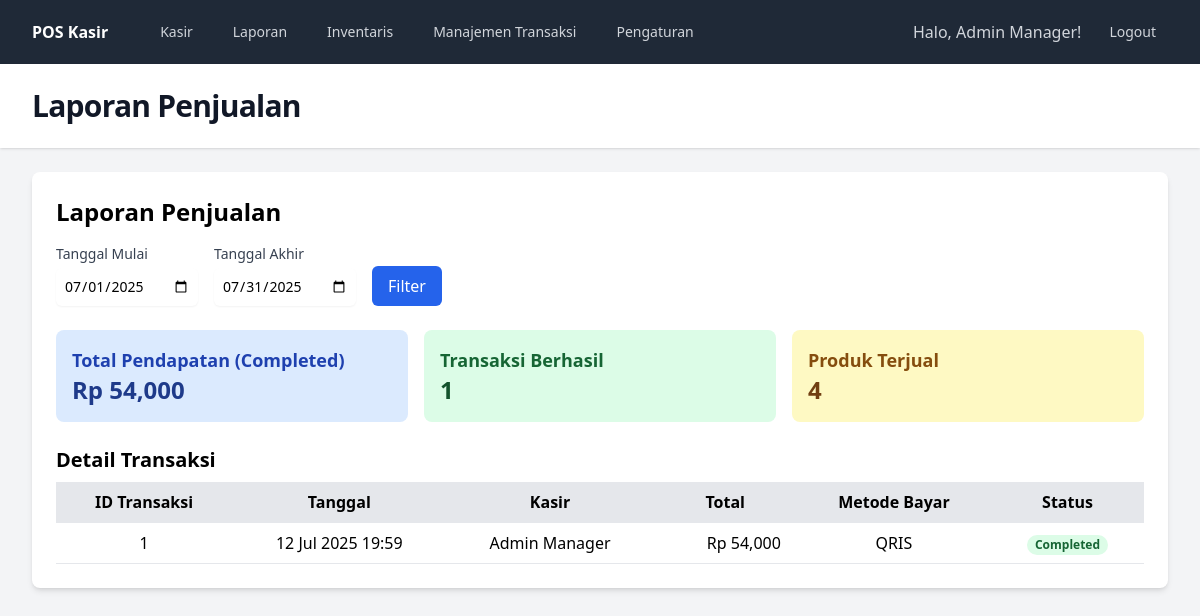
Before: /reports (signed in) with the older database file.
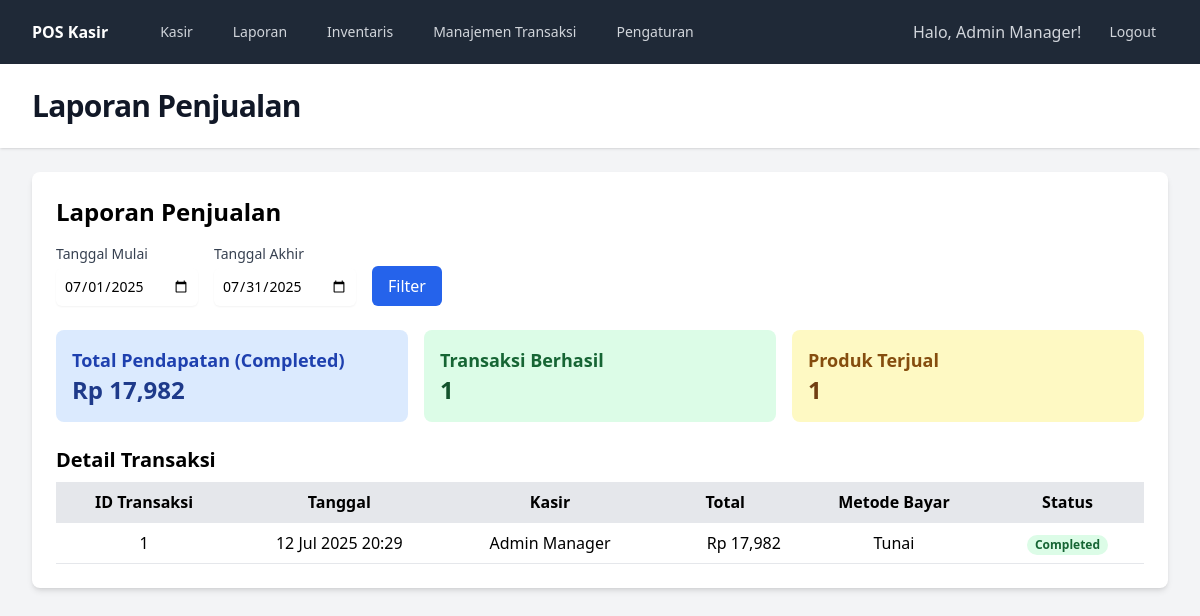
After: the same page with the newer database file.
### tables this page shows
CREATE TABLE transactions (
    id INTEGER PRIMARY KEY AUTOINCREMENT,
    employee_id INTEGER NOT NULL,
    final_amount REAL NOT NULL,
    payment_method TEXT NOT NULL,
    status TEXT DEFAULT 'Completed',
    transaction_date DATETIME DEFAULT CURRENT_TIMESTAMP,
    FOREIGN KEY (employee_id) REFERENCES employees(id)
);

CREATE TABLE employees (
    id INTEGER PRIMARY KEY AUTOINCREMENT,
    name TEXT NOT NULL,
    username TEXT NOT NULL UNIQUE,
    password TEXT NOT NULL,
    role_id INTEGER,
    is_active INTEGER DEFAULT 1,
    FOREIGN KEY (role_id) REFERENCES roles(id)
);

### src/views/reports/sales.php (the view, shortened to what this page needs)
<div class="bg-white p-6 rounded-lg shadow-md">
    <h2 class="text-2xl font-bold mb-4">Laporan Penjualan</h2>
    <div class="mb-6">
        <form method="GET" action="/reports" class="flex items-end space-x-4">
            <div>
                <label for="start_date" class="block text-sm font-medium text-gray-700">Tanggal Mulai</label>
                <input type="date" name="start_date" id="start_date" value="<?= htmlspecialchars($startDate) ?>" class="mt-1 block w-full rounded-md border-gray-300 shadow-sm focus:border-indigo-500 focus:ring-indigo-500 sm:text-sm p-2">
            </div>
            <div>
                <label for="end_date" class="block text-sm font-medium text-gray-700">Tanggal Akhir</label>
                <input type="date" name="end_date" id="end_date" value="<?= htmlspecialchars($endDate) ?>" class="mt-1 block w-full rounded-md border-gray-300 shadow-sm focus:border-indigo-500 focus:ring-indigo-500 sm:text-sm p-2">
            </div>
            <button type="submit" class="bg-blue-600 text-white px-4 py-2 rounded-md hover:bg-blue-700">Filter</button>
        </form>
    </div>
    <div class="grid grid-cols-1 md:grid-cols-3 gap-4 mb-6">
        <div class="bg-blue-100 p-4 rounded-lg">
            <h3 class="text-lg font-semibold text-blue-800">Total Pendapatan (Completed)</h3>
            <p class="text-2xl font-bold text-blue-900">Rp <?= number_format($summary['total_revenue'] ?? 0) ?></p>
        </div>
        <div class="bg-green-100 p-4 rounded-lg">
            <h3 class="text-lg font-semibold text-green-800">Transaksi Berhasil</h3>
            <p class="text-2xl font-bold text-green-900"><?= $summary['total_transactions'] ?? 0 ?></p>
        </div>
        <div class="bg-yellow-100 p-4 rounded-lg">
            <h3 class="text-lg font-semibold text-yellow-800">Produk Terjual</h3>
            <p class="text-2xl font-bold text-yellow-900"><?= $summary['total_items_sold'] ?? 0 ?></p>
        </div>
    </div>
    <h3 class="text-xl font-bold mb-2">Detail Transaksi</h3>
    <div class="overflow-x-auto">
        <table class="min-w-full bg-white">
            <thead class="bg-gray-200">
                <tr>
                    <th class="py-2 px-4 border-b">ID Transaksi</th>
                    <th class="py-2 px-4 border-b">Tanggal</th>
                    <th class="py-2 px-4 border-b">Kasir</th>
                    <th class="py-2 px-4 border-b">Total</th>
                    <th class="py-2 px-4 border-b">Metode Bayar</th>
                    <th class="py-2 px-4 border-b">Status</th>
                </tr>
            </thead>
            <tbody>
                <?php foreach ($transactions as $tx): ?>
                <tr class="hover:bg-gray-50">
                    <td class="py-2 px-4 border-b text-center"><?= $tx['id'] ?></td>
                    <td class="py-2 px-4 border-b text-center"><?= date('d M Y H:i', strtotime($tx['transaction_date'])) ?></td>
                    <td class="py-2 px-4 border-b text-center"><?= htmlspecialchars($tx['employee_name']) ?></td>
                    <td class="py-2 px-4 border-b text-right">Rp <?= number_format($tx['final_amount']) ?></td>
                    <td class="py-2 px-4 border-b text-center"><?= htmlspecialchars($tx['payment_method']) ?></td>
                    <td class="py-2 px-4 border-b text-center">
                        <span class="px-2 inline-flex text-xs leading-5 font-semibold rounded-full
                            <?= $tx['status'] === 'Completed' ? 'bg-green-100 text-green-800' : '' ?>
                            <?= $tx['status'] === 'Voided' ? 'bg-red-100 text-red-800' : '' ?>
                            <?= $tx['status'] === 'Refunded' ? 'bg-yellow-100 text-yellow-800' : '' ?>
                        ">
                            <?= htmlspecialchars($tx['status']) ?>
                        </span>
                    </td>
                </tr>
                <?php endforeach; ?>
            </tbody>
        </table>
    </div>
</div>

Changed rows visible on the page:
changed transactions "Completed": transaction_date "12 Jul 2025 19:59" → "12 Jul 2025 20:29"; final_amount "54,000" → "17,982"; payment_method "QRIS" → "Tunai"
Other visible differences:
$summary['total_revenue']: "54,000" → "17,982"
$summary['total_items_sold']: "4" → "1"
